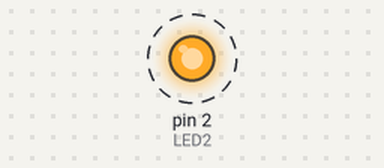
This sketch was run on a simulated Arduino Uno, built with avr-gcc and run on an emulated ATmega328P. On the bench: output pins drawn as LEDs (lit = HIGH). Dashed ring = blinking.

Above: at 0.5 s.
Timing chart, 0 to 4.6 s (numbered marks = the images above):
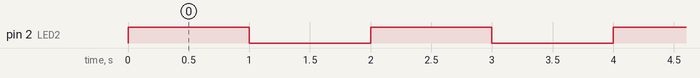

Measured:
- by itself, pin 2 (LED2): alternates HIGH for 1.0 s and LOW for 1.0 s

The sketch:

Blink.ino
```cpp
/* Blink

This program blinks an LED on and off

*/

const int LED2 = 2;  //D2

void setup()
{
  pinMode( LED2, OUTPUT );

}

void loop()
{
  digitalWrite( LED2, HIGH );
  delay( 1000);
  digitalWrite( LED2, LOW );
  delay ( 1000 );

}
```
